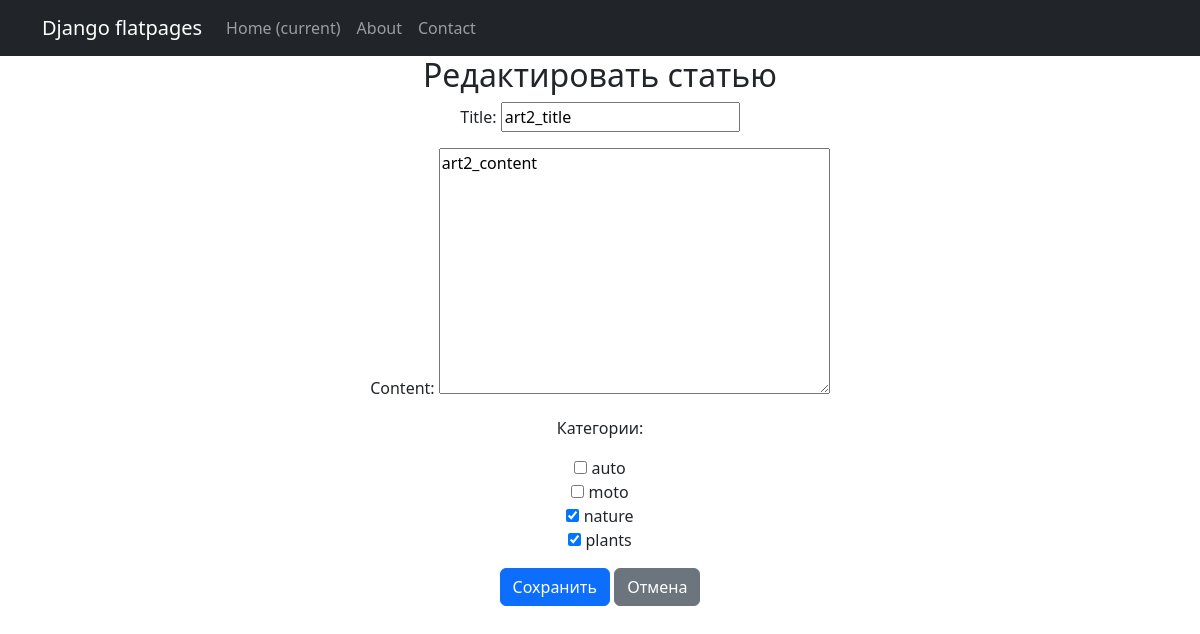
Before: /news/3/edit/ with the older database file.
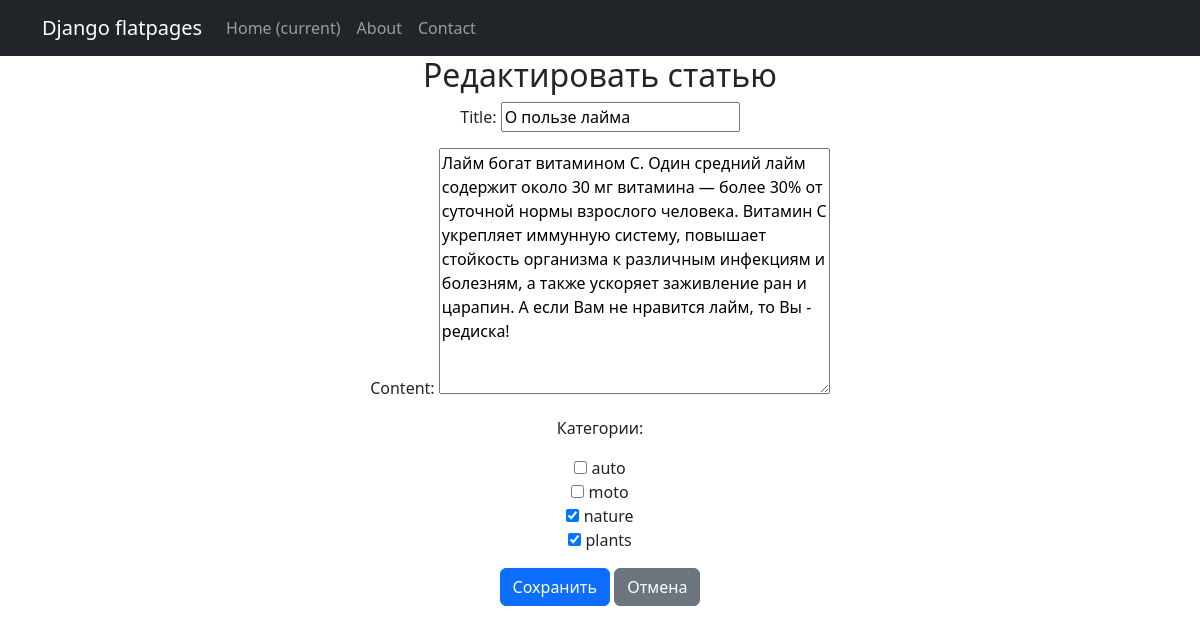
After: the same page with the newer database file.
### news/models.py (models this page shows, shortened)
class Post(models.Model):
    author = models.ForeignKey(Author, on_delete=models.CASCADE) # связь «один ко многим» с моделью Author;
    is_article = models.BooleanField(default=False) # поле с выбором: новость - False, статья - True
    date_time_out = models.DateTimeField(auto_now_add=True) # автоматически добавляемая дата и время создания;
    category = models.ManyToManyField(Category, through = 'PostCategory')
    title = models.CharField(max_length=255) # заголовок статьи/новости;
    content = models.TextField() # текст статьи/новости;
    rate = models.FloatField(default=0.0) # рейтинг статьи/новости.

### news/views.py (the view)
# urls.py: path('news/<int:pk>/edit/', NewUpdate.as_view(), name='news_edit'),
class NewUpdate(PostUpdate):
    pass

### news/forms.py
class PostForm(forms.ModelForm):
    category = forms.ModelMultipleChoiceField(
        queryset=Category.objects.all(),
        widget=forms.CheckboxSelectMultiple,
        required=False,
        label='Категории'
    )
    class Meta:
        model = Post
        fields = ['title', 'content', 'category']

### news/models.py (called while the page is built)
    def __str__(self):
        return f'{self.category}'

### news/views.py (called while the page is built)
    def get_context_data(self, **kwargs):
        context = super().get_context_data(**kwargs)
        post = self.get_object()
        context['post_type'] = 'статью' if post.is_article == True else 'новость'
        return context

### templates/post_edit.html (shortened to what this page needs)
{% extends 'flatpages/default.html' %}
{% block content %}
    <h2>
        {% if post %}
            Редактировать {{ post_type }}
        {% else %}
            Создать {{ post_type }}
        {% endif %}
    </h2>
    <form method="post">
        {{ form.as_p }}
        <button type="submit" class="btn btn-primary">Сохранить</button>
        <a href="{% url 'news_list' %}" class="btn btn-secondary">Отмена</a>
    </form>
{% endblock %}

Changed rows visible on the page:
changed Post: title "art2_title" → "О пользе лайма"; content "art2_content" → "Лайм богат витамином С. Один средний лайм содержит около 30 мг витамина — более 30% от суточной нормы взрослого человека. Витамин С укрепляет иммунную систему, повышает стойкость организма к различным инфекциям и болезням, а также ускоряет заживление ран и царапин. А если Вам не нравится лайм, то Вы - редиска!"
